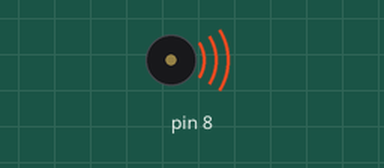
This sketch was run on a simulated Arduino Uno, built with avr-gcc and run on an emulated ATmega328P. On the bench: buzzer (waves = sounding).

Above: at 0.2 s.
At 5.14 s:
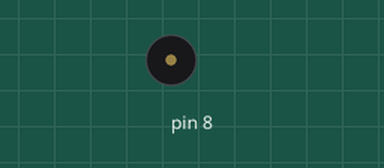
Timing chart, 0 to 5.9 s (numbered marks = the images above):
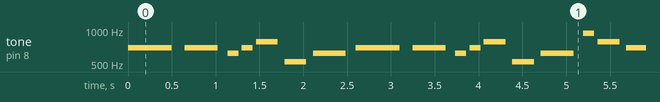

Measured:
- by itself, tone on pin 8: plays 698 Hz for 0.50 s, 698 Hz for 0.38 s, 622 Hz for 0.13 s, 698 Hz for 0.13 s, 784 Hz for 0.25 s, 523 Hz for 0.25 s … (330 notes in this stretch)

The sketch:

blindinglights.ino
```cpp
//A-ha!
//by GeneralSpud

// For this to work, we need the pitches library

//#include <pitches.h>

/*************************************************
 * Public Constants
 *************************************************/

#define NOTE_B0  31
#define NOTE_C1  33
#define NOTE_CS1 35
#define NOTE_D1  37
#define NOTE_DS1 39
#define NOTE_E1  41
#define NOTE_F1  44
#define NOTE_FS1 46
#define NOTE_G1  49
#define NOTE_GS1 52
#define NOTE_A1  55
#define NOTE_AS1 58
#define NOTE_B1  62
#define NOTE_C2  65
#define NOTE_CS2 69
#define NOTE_D2  73
#define NOTE_DS2 78
#define NOTE_E2  82
#define NOTE_F2  87
#define NOTE_FS2 93
#define NOTE_G2  98
#define NOTE_GS2 104
#define NOTE_A2  110
#define NOTE_AS2 117
#define NOTE_B2  123
#define NOTE_C3  131
#define NOTE_CS3 139
#define NOTE_D3  147
#define NOTE_DS3 156
#define NOTE_E3  165
#define NOTE_F3  175
#define NOTE_FS3 185
#define NOTE_G3  196
#define NOTE_GS3 208
#define NOTE_A3  220
#define NOTE_AS3 233
#define NOTE_B3  247
#define NOTE_C4  262
#define NOTE_CS4 277
#define NOTE_D4  294
#define NOTE_DS4 311
#define NOTE_E4  330
#define NOTE_F4  349
#define NOTE_FS4 370
#define NOTE_G4  392
#define NOTE_GS4 415
#define NOTE_A4  440
#define NOTE_AS4 466
#define NOTE_B4  494
#define NOTE_C5  523
#define NOTE_CS5 554
#define NOTE_D5  587
#define NOTE_DS5 622
#define NOTE_E5  659
#define NOTE_F5  698
#define NOTE_FS5 740
#define NOTE_G5  784
#define NOTE_GS5 831
#define NOTE_A5  880
#define NOTE_AS5 932
#define NOTE_B5  988
#define NOTE_C6  1047
#define NOTE_CS6 1109
#define NOTE_D6  1175
#define NOTE_DS6 1245
#define NOTE_E6  1319
#define NOTE_F6  1397
#define NOTE_FS6 1480
#define NOTE_G6  1568
#define NOTE_GS6 1661
#define NOTE_A6  1760
#define NOTE_AS6 1865
#define NOTE_B6  1976
#define NOTE_C7  2093
#define NOTE_CS7 2217
#define NOTE_D7  2349
#define NOTE_DS7 2489
#define NOTE_E7  2637
#define NOTE_F7  2794
#define NOTE_FS7 2960
#define NOTE_G7  3136
#define NOTE_GS7 3322
#define NOTE_A7  3520
#define NOTE_AS7 3729
#define NOTE_B7  3951
#define NOTE_C8  4186
#define NOTE_CS8 4435
#define NOTE_D8  4699
#define NOTE_DS8 4978


// Two things need to be created: the array for the notes of the melody (in order)
// and the duration of each (think of it like sheet music in two parts)

// BOTH ARRAYS MUST BE THE SAME SIZE!

// The melody array
int melody[] = {
  NOTE_F5, NOTE_F5, NOTE_DS5, NOTE_F5, NOTE_G5, NOTE_C5, NOTE_DS5,
  NOTE_F5, NOTE_F5, NOTE_DS5, NOTE_F5, NOTE_G5, NOTE_C5, NOTE_DS5,
  NOTE_AS5, NOTE_G5, NOTE_F5, NOTE_DS5, NOTE_AS5, NOTE_G5, NOTE_F5, NOTE_DS5, NOTE_F5,

};

// The note duration, 8 = 8th note, 4 = quarter note, etc.
int durations[] = {
  200, 266, 800, 800, 400, 400, 266,
  200, 266, 800, 800, 400, 400, 266,
  800, 400, 400, 266, 800, 400, 400, 400, 89,
};
// determine the length of the arrays to use in the loop iteration
int songLength = sizeof(melody)/sizeof(melody[0]);
void setup() {
 //We don't need anything here
}

void loop() {
  // Iterate through both arrays
  // Notice how the iteration variable thisNote is created in the parenthesis
  // The for loop stops when it is equal to the size of the melody array
  for (int thisNote = 0; thisNote < songLength; thisNote++){
    // determine the duration of the notes that the computer understands
    // divide 1000 by the value, so the first note lasts for 1000/8 milliseconds
    int duration = 100000/ durations[thisNote];
    tone(8, melody[thisNote], duration);
    // pause between notes
    int pause = duration * 1.3;
    delay(pause);
    // stop the tone
    noTone(8);
  }
}
```
